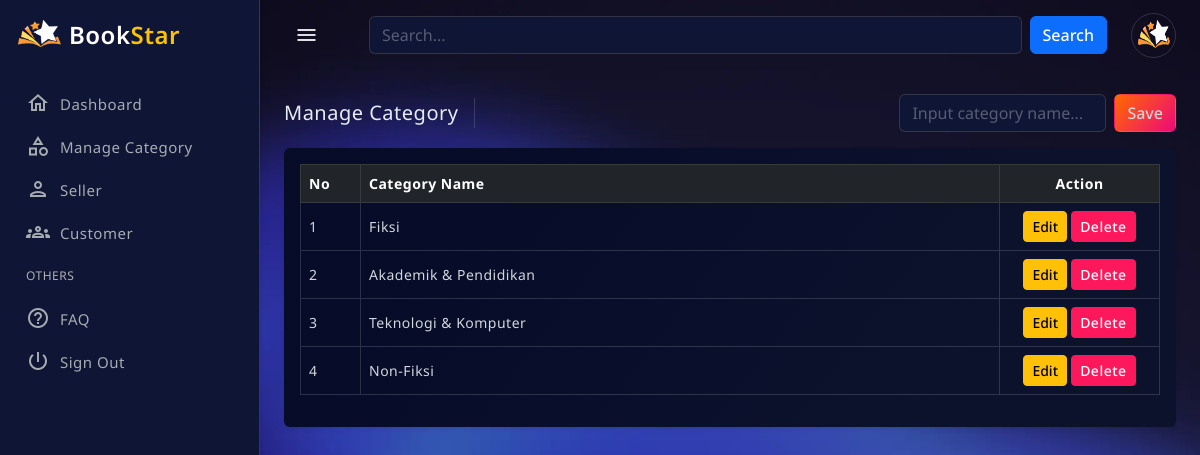
The page /public/?c=adminCategory&m=index (signed in) on the database its author committed.
### tables this page shows
CREATE TABLE `users` (
  `id` int(11) NOT NULL,
  `role_id` int(11) NOT NULL,
  `name` varchar(100) NOT NULL,
  `email` varchar(100) NOT NULL,
  `no_tlp` varchar(20) DEFAULT NULL,
  `password` varchar(255) NOT NULL,
  `nik` varchar(20) DEFAULT NULL,
  `address` text DEFAULT NULL,
  `no_rekening` varchar(50) DEFAULT NULL,
  `qris_image` varchar(255) DEFAULT NULL,
  `is_online` tinyint(1) DEFAULT 0,
  `created_at` timestamp NOT NULL DEFAULT current_timestamp(),
  `updated_at` timestamp NOT NULL DEFAULT current_timestamp() ON UPDATE current_timestamp(),
  `reset_token` varchar(255) DEFAULT NULL,
  `reset_expired` datetime DEFAULT NULL,
  `photo` varchar(255) DEFAULT NULL,
  `status` enum('aktif','nonaktif') DEFAULT 'aktif',
  `last_activity` datetime DEFAULT NULL,
  `is_deleted` tinyint(1) NOT NULL DEFAULT 0
);

CREATE TABLE `categories` (
  `id` int(11) NOT NULL,
  `name` varchar(100) NOT NULL,
  `created_by` int(11) DEFAULT NULL,
  `owner_role` enum('admin','seller') NOT NULL,
  `created_at` timestamp NOT NULL DEFAULT current_timestamp(),
  `is_active` tinyint(1) DEFAULT 1
);

### app/controllers/AdminCategoryController.php (called while the page is built, shortened)
<?php
require_once APP_PATH . '/core/auth.php';
require_once APP_PATH . '/models/CategoryModel.php';
class AdminCategoryController
{
    private $categoryModel;
    public function __construct()
    {
        Auth::check();
        $this->categoryModel = new CategoryModel();
    }
    public function index()
    {
        $query = trim($_GET['q'] ?? '');
        if ($query !== '') {
            $categories = $this->categoryModel->searchAdmin($query);
        } else {
            $categories = $this->categoryModel->getAdminCategories();
        }
        require APP_PATH . '/views/admin/category.php';
    }
}

### public/index.php (called while the page is built, shortened)
<?php
$method     = $_GET['m'] ?? 'login';
$method     = preg_replace('/[^a-zA-Z_]/', '', $method);
$controllerObject = new $controllerName;
$controllerObject->$method();

### app/models/UserModel.php (called while the page is built, shortened)
<?php
require_once APP_PATH . '/models/Database.php';
class UserModel
{
    private $db;
    public function __construct()
    {
        $this->db = Database::getInstance()->getConnection();
    }
    public function findById($id)
    {
        $stmt = $this->db->prepare("
            SELECT u.*, r.role_name
            FROM users u
            JOIN roles r ON u.role_id = r.id
            WHERE u.id = ?
        ");
        $stmt->execute([$id]);
        return $stmt->fetch(PDO::FETCH_ASSOC);
    }
    public function updateLastActivity($userId)
    {
        $db = Database::getInstance()->getConnection();
        $stmt = $db->prepare("UPDATE users SET last_activity = NOW() WHERE id = ?");
        $stmt->execute([$userId]);
    }
}

### app/models/Database.php (called while the page is built)
<?php
class Database
{
    private static $instance = null;
    private $conn;
    private function __construct()
    {
        try {
            $this->conn = new PDO(
                "mysql:host=" . DB_HOST . ";dbname=" . DB_NAME,
                DB_USER,
                DB_PASS
            );
            $this->conn->setAttribute(PDO::ATTR_ERRMODE, PDO::ERRMODE_EXCEPTION);
        } catch (PDOException $e) {
            die('DB Error: ' . $e->getMessage());
        }
    }
    public static function getInstance()
    {
        if (self::$instance === null) {
            self::$instance = new Database();
        }
        return self::$instance;
    }
    public function getConnection()
    {
        return $this->conn;
    }
}

### app/core/auth.php (called while the page is built, shortened)
<?php
require_once APP_PATH . '/models/UserModel.php';
class Auth
{
    public static function check()
    {
        $userId = $_SESSION['user']['id'];
        $userModel = new UserModel();
        $userModel->updateLastActivity($userId);
        $_SESSION['user'] = $userModel->findById($userId);
    }
}

### app/models/CategoryModel.php (called while the page is built, shortened)
<?php
require_once APP_PATH . '/models/Database.php';
class CategoryModel
{
    private $db;
    public function __construct()
    {
        $this->db = Database::getInstance()->getConnection();
    }
    public function getAdminCategories()
    {
        $stmt = $this->db->prepare(
            "SELECT * FROM categories
         WHERE owner_role='admin' AND is_active = 1
         ORDER BY id ASC"
        );
        $stmt->execute();
        return $stmt->fetchAll(PDO::FETCH_ASSOC);
    }
}

### app/views/admin/category.php (the view, shortened to what this page needs)
<?php require APP_PATH . '/views/layouts/admin/header.php'; ?>
<?php require APP_PATH . '/views/layouts/admin/sidebar.php'; ?>
<main class="main-wrapper">
    <div class="main-content">
        <div class="page-breadcrumb d-flex align-items-center mb-3">
            <div class="breadcrumb-title pe-3">Manage Category</div>
            <div class="ms-auto">
                <div class="input-group">
                    <form method="POST"
                        action="<?= BASE_URL ?>/?c=adminCategory&m=store"
                        class="d-flex w-100 gap-2">
                        <input type="text"
                            name="name"
                            class="form-control"
                            placeholder="Input category name..."
                            required>
                        <button type="submit" class="btn btn-grd-danger">
                            Save
                        </button>
                    </form>
                </div>
            </div>
        </div>
        <div class="card">
            <div class="card-body">
                <table class="table table-bordered align-middle">
                    <thead class="table-dark">
                        <tr>
                            <th width="60">No</th>
                            <th>Category Name</th>
                            <th width="160" class="text-center">Action</th>
                        </tr>
                    </thead>
                    <tbody>
                        <?php if (!empty($categories)): ?>
                            <?php foreach ($categories as $i => $cat): ?>
                                <tr>
                                    <td><?= $i + 1 ?></td>
                                    <td><?= htmlspecialchars($cat['name']) ?></td>
                                    <td class="text-center">
                                        <button class="btn btn-warning btn-sm"
                                            data-bs-toggle="modal"
                                            data-bs-target="#editCategory<?= $cat['id'] ?>">
                                            Edit
                                        </button>
                                        <a href="#"
                                            class="btn btn-danger btn-sm btn-delete-category"
                                            data-url="<?= BASE_URL ?>/?c=adminCategory&m=delete&id=<?= $cat['id'] ?>"
                                            data-name="<?= htmlspecialchars($cat['name']) ?>">
                                            Delete
                                        </a>
                                    </td>
                                </tr>
                            <?php endforeach; ?>
                        <?php endif; ?>
                    </tbody>
                </table>
            </div>
        </div>
    </div>
</main>
<?php require APP_PATH . '/views/layouts/admin/footer.php'; ?>

### app/views/layouts/admin/header.php (shortened to what this page needs)
<?php
$user = $_SESSION['user'] ?? null;
$photo = (!empty($user['photo']))
  ? BASE_URL . '/uploads/profile/' . $user['photo']
  : 'https://placehold.co/110x110/png';
$searchPages = [
  'adminCategory' => 'index',
  'adminProduct'  => 'index',
  'adminUser'     => 'index',
  'admin'         => ['seller', 'customer']
];
$curController = $_GET['c'] ?? 'adminCategory';
$curMethod     = $_GET['m'] ?? 'index';
$showSearch = false;
$searchAction = '';
if (isset($searchPages[$curController])) {
  if (is_array($searchPages[$curController])) {
    if (in_array($curMethod, $searchPages[$curController])) {
      $showSearch = true;
    }
  } else {
    if ($curMethod == $searchPages[$curController]) {
      $showSearch = true;
    }
  }
}
if ($showSearch) {
  $searchAction = BASE_URL . "/?c=$curController&m=$curMethod";
}
?>
<!doctype html>
<html lang="en" data-bs-theme="blue-theme">
<head>
  <link href="<?= BASE_URL ?>/assets/css/pace.min.css" rel="stylesheet">
  <link href="<?= BASE_URL ?>/assets/plugins/perfect-scrollbar/css/perfect-scrollbar.css" rel="stylesheet">
  <link href="<?= BASE_URL ?>/assets/plugins/metismenu/metisMenu.min.css" rel="stylesheet">
  <link href="<?= BASE_URL ?>/assets/plugins/metismenu/mm-vertical.css" rel="stylesheet">
  <link href="<?= BASE_URL ?>/assets/plugins/simplebar/css/simplebar.css" rel="stylesheet">
  <link href="<?= BASE_URL ?>/assets/css/bootstrap.min.css" rel="stylesheet">
  <link href="https://cdn.jsdelivr.net/npm/bootstrap-icons/font/bootstrap-icons.css" rel="stylesheet">
  <link rel="stylesheet" href="https://cdn.jsdelivr.net/npm/@tabler/icons-webfont@latest/tabler-icons.min.css">
  <link rel="stylesheet" href="https://cdnjs.cloudflare.com/ajax/libs/font-awesome/6.4.0/css/all.min.css">
  <link href="<?= BASE_URL ?>/assets/css/bootstrap-extended.css" rel="stylesheet">
  <link href="<?= BASE_URL ?>/assets/css/main.css" rel="stylesheet">
  <link href="<?= BASE_URL ?>/assets/css/dark-theme.css" rel="stylesheet">
  <link href="<?= BASE_URL ?>/assets/css/blue-theme.css" rel="stylesheet">
  <link href="<?= BASE_URL ?>/assets/css/semi-dark.css" rel="stylesheet">
  <link href="<?= BASE_URL ?>/assets/css/bordered-theme.css" rel="stylesheet">
  <link href="<?= BASE_URL ?>/assets/css/responsive.css" rel="stylesheet">
</head>
<body>
  <div class="wrapper">
    <header class="top-header">
      <nav class="navbar navbar-expand align-items-center gap-4">
        <div class="btn-toggle">
          <a href="javascript:;"><i class="material-icons-outlined">menu</i></a>
        </div>
        <?php if ($showSearch): ?>
          <div class="flex-grow-1 ms-3">
            <form method="GET" action="<?= $searchAction ?>" class="d-flex gap-2">
              <input type="text" name="q" class="form-control" placeholder="Search..."
                value="<?= htmlspecialchars($_GET['q'] ?? '') ?>">
              <button type="submit" class="btn btn-primary">Search</button>
            </form>
          </div>
        <?php endif; ?>
        <ul class="navbar-nav ms-auto align-items-center">
          <li class="nav-item dropdown">
            <a href="javascript:;" class="dropdown-toggle dropdown-toggle-nocaret" data-bs-toggle="dropdown">
              <img src="<?= $photo ?>" class="rounded-circle p-1 border" width="45" height="45" alt="User">
            </a>
          </li>
        </ul>
      </nav>
    </header>

### public/assets/css/main.css (style rules this page uses)
body { position: relative; font-size: 14px; font-family: "Noto Sans", sans-serif; letter-spacing: 0.5px; background-color: #eff1f3; }
a { text-decoration: none; }
input::placeholder { color: #000 !important; opacity: 0.3 !important; }
.top-header .navbar { background-color: #ffffff; height: 70px; position: fixed; left: 260px; right: 0; top: 0; padding: 0 1.5rem; z-index: 10; transition: ease-out 0.3s; box-shadow: 0 2px 6px 0 rgba(0, 0, 0, 0.044), 0 2px 6px 0 rgba(0, 0, 0, 0.049); }
.top-header .navbar .nav-item { height: 70px; display: flex; align-items: center; }
.top-header .btn-toggle a { display: flex; align-items: center; justify-content: center; color: #494949; width: 45px; height: 45px; border-radius: 50%; transition: all 0.3s; }
.main-wrapper { margin-top: 70px; padding-bottom: 20px; margin-left: 260px; transition: ease-out 0.3s; }
.main-wrapper .main-content { padding: 1.5rem; }
.main-wrapper .main-content .breadcrumb-title { font-size: 20px; border-right: 1.5px solid #aaa4a4; }
.dropdown-toggle-nocaret:after { display: none; }

### public/assets/css/blue-theme.css (style rules this page uses)
[data-bs-theme=blue-theme] body { --bs-heading-color: #e6ecf0; --bs-body-color: #d3d7dc; --bs-body-bg: #0f1535; --bs-body-bg-2: #181f4a; --bs-transparent-bg: rgba(255, 255, 255, 0.10); --bs-border-color-translucent: rgba(226, 232, 240, 0.15); --bs-border-color: rgba(255, 255, 255, 0.15); --sticky-header-bg: rgba(255, 255, 255, 0.45); --bs-disabled-bg: #4b5481; --bs-tertiary-bg: #181f4a; --bs-card-bg: #070c29; background-image: url(../assets/images/bg-themes/body-background-1.webp); background-attachment: fixed; background-size: cover; background-repeat: no-repeat; background-color: transparent; color: var(--bs-body-color); background-color: var(--bs-body-bg-2); }
[data-bs-theme=blue-theme] body input::placeholder { color: #fff !important; }
[data-bs-theme=blue-theme] body .card { background-image: linear-gradient(127.09deg, rgba(6, 11, 40, 0.94) 19.41%, rgba(10, 14, 35, 0.49) 76.65%); }
[data-bs-theme=blue-theme] body .top-header .navbar { background-color: transparent; box-shadow: none; }
[data-bs-theme=blue-theme] body .top-header .navbar .btn-toggle a { color: #dee2e6; }
[data-bs-theme=blue-theme] body .page-breadcrumb .breadcrumb-title { color: var(--bs-heading-color); font-size: 20px; border-right: 1.5px solid; border-color: var(--bs-border-color); }
.table { --bs-table-color: var(--bs-body-color); --bs-table-bg: var(--bs-table-bg); --bs-table-border-color: var(--bs-border-color); --bs-table-striped-color: var(--bs-body-color); --bs-table-striped-bg: rgba(255, 255, 255, 0.05); --bs-table-active-color: var(--bs-body-color); --bs-table-active-bg: rgba(255, 255, 255, 0.1); --bs-table-hover-color: var(--bs-body-color); --bs-table-hover-bg: rgba(255, 255, 255, 0.075); border-color: var(--bs-table-border-color); }

### rows shown on the page
users: photo (picture)
categories: name "Fiksi"
categories: name "Akademik & Pendidikan"
categories: name "Teknologi & Komputer"
categories: name "Non-Fiksi"
